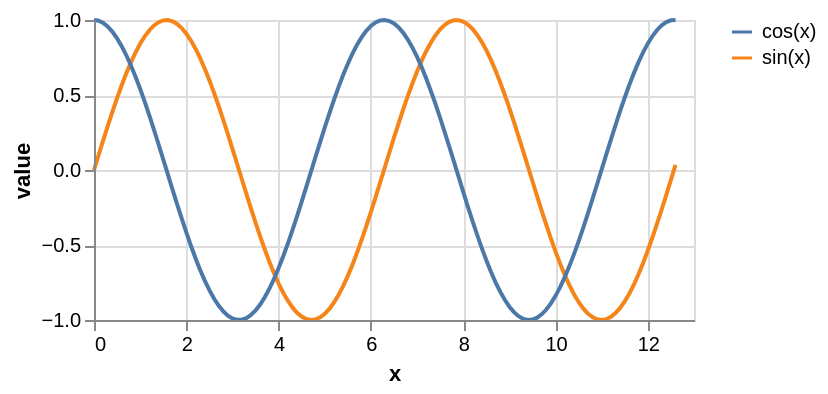

Vega-Lite specification for this chart:
### Vega specification from a JSON file in a GitHub repository (floating-point values rounded to 4 significant figures)
{"$schema": "https://vega.github.io/schema/vega/v5.json", "description": "Plots two functions using a generated sequence.", "autosize": "pad", "padding": 5, "width": 300, "height": 150, "style": "cell", "data": [{"name": "source_0", "transform": [{"type": "sequence", "start": 0, "stop": 12.7, "step": 0.1, "as": "x"}, {"type": "formula", "expr": "sin(datum.x)", "as": "sin(x)"}, {"type": "formula", "expr": "cos(datum.x)", "as": "cos(x)"}, {"type": "fold", "fields": ["sin(x)", "cos(x)"], "as": ["key", "value"]}]}], "marks": [{"name": "pathgroup", "type": "group", "from": {"facet": {"name": "faceted_path_main", "data": "source_0", "groupby": ["key"]}}, "encode": {"update": {"width": {"field": {"group": "width"}}, "height": {"field": {"group": "height"}}}}, "marks": [{"name": "marks", "type": "line", "style": ["line"], "sort": {"field": "datum[\"x\"]", "order": "descending"}, "from": {"data": "faceted_path_main"}, "encode": {"update": {"stroke": {"scale": "color", "field": "key"}, "tooltip": {"signal": "{\"x\": format(datum[\"x\"], \"\"), \"value\": format(datum[\"value\"], \"\"), \"key\": ''+datum[\"key\"]}"}, "x": {"scale": "x", "field": "x"}, "y": {"scale": "y", "field": "value"}, "defined": {"signal": "datum[\"x\"] !== null && !isNaN(datum[\"x\"]) && datum[\"value\"] !== null && !isNaN(datum[\"value\"])"}}}}]}], "scales": [{"name": "x", "type": "linear", "domain": {"data": "source_0", "field": "x"}, "range": [0, {"signal": "width"}], "nice": true, "zero": false}, {"name": "y", "type": "linear", "domain": {"data": "source_0", "field": "value"}, "range": [{"signal": "height"}, 0], "nice": true, "zero": true}, {"name": "color", "type": "ordinal", "domain": {"data": "source_0", "field": "key", "sort": true}, "range": "category"}], "axes": [{"scale": "x", "orient": "bottom", "grid": false, "title": "x", "labelFlush": true, "labelOverlap": true, "tickCount": {"signal": "ceil(width/40)"}, "zindex": 1}, {"scale": "x", "orient": "bottom", "gridScale": "y", "grid": true, "tickCount": {"signal": "ceil(width/40)"}, "domain": false, "labels": false, "maxExtent": 0, "minExtent": 0, "ticks": false, "zindex": 0}, {"scale": "y", "orient": "left", "grid": false, "title": "value", "labelOverlap": true, "tickCount": {"signal": "ceil(height/40)"}, "zindex": 1}, {"scale": "y", "orient": "left", "gridScale": "x", "grid": true, "tickCount": {"signal": "ceil(height/40)"}, "domain": false, "labels": false, "maxExtent": 0, "minExtent": 0, "ticks": false, "zindex": 0}], "legends": [{"stroke": "color", "gradientLength": {"signal": "clamp(height, 64, 200)"}, "symbolType": "stroke"}]}
